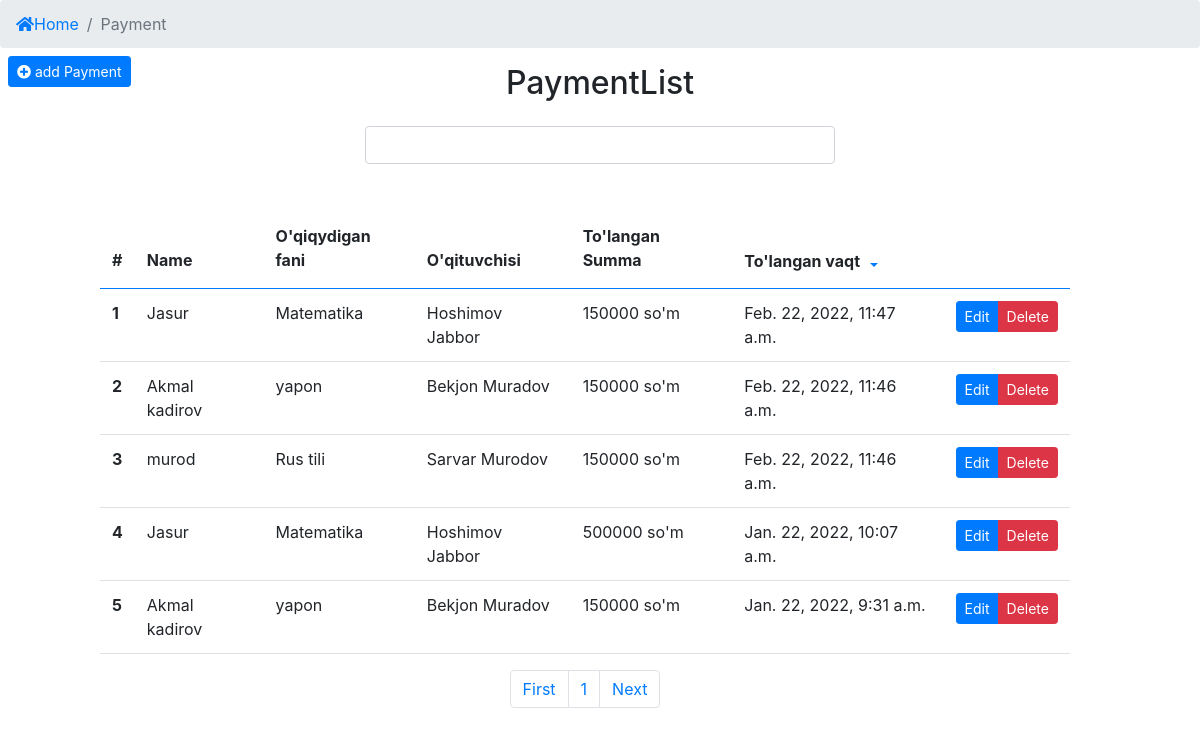
The page /profile/payment/ (signed in) on the database as committed earlier.
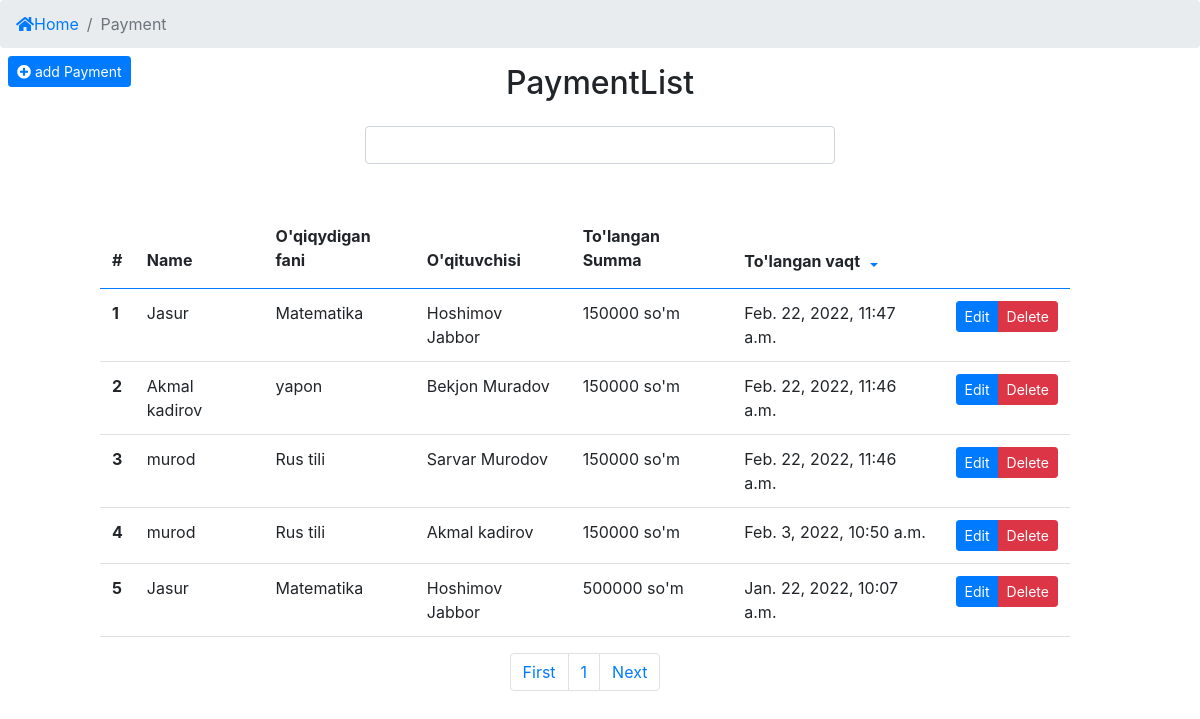
The same page on the database as committed later.
### app/models.py (models this page shows, shortened)
class Payment(models.Model):
    student = models.ForeignKey(Student, verbose_name=_("Talaba"), on_delete=models.CASCADE)
    subject = models.ForeignKey(Subject, verbose_name=_("Qaysi fan uchun"), on_delete=models.CASCADE)
    teacher = models.ForeignKey(Teacher, verbose_name=_("O'qituvchisi"), on_delete=models.CASCADE)
    payment = models.IntegerField(_("Tolov summasi"), default=0)
    payed_date = models.DateTimeField(_("To'langan vaqt"), auto_now_add=True)
    def __str__(self):
        return f'{self.student.f_name} {self.payment} so\'m'
    """Shu oyda qilingan barcha tolov"""
    """To'langan umumiy summa olish"""
    """O'qituvchilarga To'lanadigan umumiy summa"""
    """Centerning umumiy harajatlari"""
    """Shu oyda qilingan harajarlar"""
    """Centerga qoladigan soft foyda"""

class Student(models.Model):
    f_name = models.CharField(_("To'liq ismi"), max_length=100)
    subject = models.ForeignKey(Subject, verbose_name=_("O'rganadigan fani"), on_delete=models.CASCADE)
    teacher = models.ForeignKey(Teacher, verbose_name=_("O'qituvchisi"), on_delete=models.CASCADE)
    phone_num = models.CharField(_("Telefon raqami"), max_length=9)
    study_days = models.CharField(_("O'qish Kunlari"), max_length=50, choices=study_days, default='option')
    study_type = models.CharField(_("O'qish turi"), max_length=50, choices=study_type, default='option')
    lesson_time = models.CharField(_("Dars boshlanish vaqti"), max_length=50)
    registered_date = models.DateTimeField(_("Ro'yhatga olingan vaqti"), auto_now_add=True)
    """Bitta student shu oyda necha pul tolov qilganligini ko'rsatadi"""

class Subject(models.Model):
    name =models.CharField(_("Fan nomi"), max_length=100, unique=True)
    added_date = models.DateTimeField(_("qoshilgan fani"), auto_now_add=True)
    """Bitta fan uchun shu oyda qancha tolanganligini ko'rsatadi"""
    """Bitta fanda nechta o'qituvchi borligini ko'rsatadi"""
    """Bitta fanda nechta o'quvchi borligini ko'rsatadi"""

class Teacher(models.Model):
    f_name = models.CharField(_("To'liq ismi"), max_length=100)
    subject = models.ForeignKey(Subject, verbose_name=_("O'qitadigan fani"), on_delete=models.CASCADE)
    address = models.CharField(_("Manzil"), max_length=100)
    phone_num = models.CharField(_("Telefon raqami"), max_length=9)
    level = models.CharField(_("Ilmiy darajasi"), max_length=100)
    sertificate = models.ImageField(_("Sertificate"), upload_to=f'sertificetes/teachers/', null=True, blank=True)
    experience = models.CharField(_("Tajribasi"), max_length=50)
    registred_time = models.DateTimeField(_("royhatga olingan vaqt"), auto_now_add=True)
    """Bitta fan uchun shu oyda qancha tolanganligini ko'rsatadi"""
    """Bitta o'qituvchi qancha oylik olishligini ko'rsatadi"""
    """Hamma o'qituvchi qancha olishligini ko'rsatadi"""
    """Bitta O'qituvchida nechta o'quvchi borligini ko'rsatadi"""

### app/views.py (the view)
# urls.py: path("payment/", PaymentList.as_view(), name="PaymentHome"),
class PaymentList(ListView):
    model = Payment
    template_name = "payment/payment_home.html"
    ordering = '-payed_date'
    paginate_by = 5

### app/templates/payment/payment_home.html (shortened to what this page needs)
{% extends "index.html" %}
{% block content %}
<nav aria-label="breadcrumb">
    <ol class="breadcrumb">
        <li class="breadcrumb-item"><a href="{% url 'app:Home'  %}"><i class="fas fa-home"></i>Home</a></li>
        <li class="breadcrumb-item active" aria-current="page">Payment</li>
    </ol>
</nav>
<div class="text-left fixed-top mt-5">
    <a href="{% url 'app:RegisterPayment' %}" class="btn btn-primary btn-sm mt-2 ml-2"><i class="fas fa-plus-circle"></i> add Payment</a>
</div>
<div class="container1">
    <div class="wrapper text-center">
        <h2 class="">PaymentList</h2>
    </div>
    <div class="col-md-5 m-auto">
        <form action="" class="my-4" method="get">
            <input class="form-control" type="search" name="W" aria-label="search" placeholder="">
        </form>
    </div>
    <div class="row mt-5" style="margin-right: 15px;">
        <div class="col-md-10 m-auto">
            <table class="table table-hover table-borderless">
                <thead class="border-bottom border-primary">
                    <tr>
                        <th scope="col" class="pb-3">#</th>
                        <th scope="col" class="pb-3">Name</th>
                        <th scope="col" class="pb-3">O'qiqydigan fani</th>
                        <th scope="col" class="pb-3">O'qituvchisi</th>
                        <th scope="col" class="pb-3">To'langan Summa</th>
                        <th scope="col">
                            <div class="btn-group">
                                To'langan vaqt
                                <button type="button" class="btn btn-sm btn-link pb-0 dropdown-toggle dropdown-toggle-split" data-toggle="dropdown" aria-expanded="false">
                                </button>
                              </div>
                        </th>
                    </tr>
                </thead>
                <tbody class="">
                    {% for i in object_list %}
                        <tr class="border-bottom">
                            <th scope="row"> {{ forloop.counter }} </th>
                            <td>{{ i.student.f_name }}</td>
                            <td>{{ i.subject.name }}</td>
                            <td>{{ i.teacher.f_name }}</td>
                            <td>{{ i.payment }} so'm</td>
                            <td>{{ i.payed_date }}</td>
                            <td class="btn-group btn-group-sm">
                                <a href="{% url 'app:UpdatePayment' pk=i.pk %}" class="btn btn-primary">Edit</a>
                                {% if user.admin == True %}
                                    <button type="button" class="btn btn-danger" data-toggle="modal" data-target="#exampleModal{{i.pk}}">
                                        Delete
                                    </button>
                                {% endif %}
                            </td>
                        </tr>
                          </div>
                    {% endfor %}
            <nav aria-label="Page navigation example">
                <ul class="pagination justify-content-center">
                    <li class="page-item"><a href="?page=1" class="page-link">First</a></li>
                    <li class="page-item"><a href="?page={{ page_obj.number }}" class="page-link">{{ page_obj.number }}</a></li>
                    {% if page_obj.has_next %}
                        <li class="page-item"><a href="?page={{page_obj.next_page_number}}" class="page-link">Next</a></li>
                    {% endif %}
                </ul>
            </nav>
{% endblock content %}

Rows that differ between the two databases and show on the page:
no longer on this page (row unchanged): Payment: student.f_name "Akmal kadirov", subject.name "yapon", teacher.f_name "Bekjon Muradov", payment "150000", payed_date "Jan. 22, 2022, 9:31 a.m."
added Payment: student.f_name "murod", subject.name "Rus tili", teacher.f_name "Akmal kadirov", payment "150000", payed_date "Feb. 3, 2022, 10:50 a.m."
